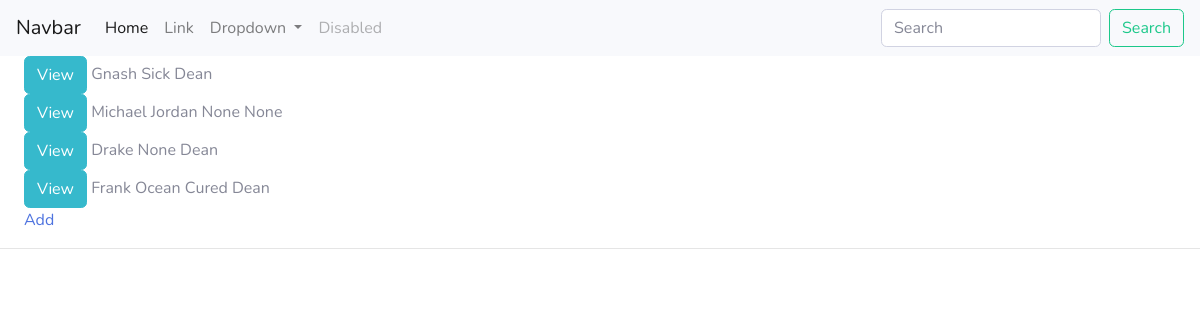
Page /patient/ on the earlier database version.
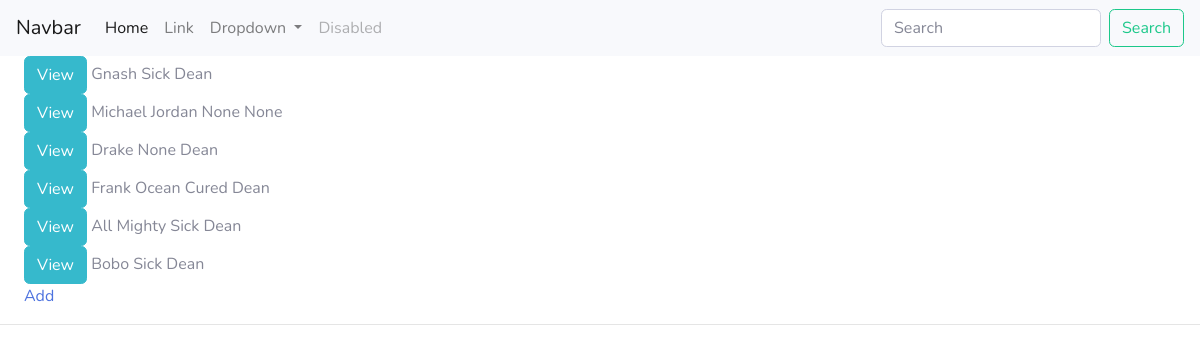
Same page on the later database version.
### lifesaver/models.py (models this page shows, shortened)
class Patient(models.Model):
    STATUS = (
        ('Sick', 'Sick'),
        ('Healing', 'Healing'),
        ('Cured', 'Cured'),
        ('Deceased', 'Deceased'),
    )
    name = models.CharField(max_length=200, null=True, blank=True)
    description = models.TextField(blank=True, null=True)
    status = models.CharField(max_length=200, null=True, blank=True, choices=STATUS)
    department = models.ForeignKey(Department, default="", null=True, blank=True, on_delete=models.CASCADE)
    care = models.ForeignKey(Nurse, default="", blank=True, null=True, on_delete=models.CASCADE)
    date_created = models.DateTimeField(auto_now_add=True, blank=True, null=True)

class Nurse(models.Model):
    name = models.CharField(max_length=200, null=True)
    email = models.CharField(max_length=200, null=True)
    phone = models.CharField(max_length=200, null=True)
    sector = models.ForeignKey(Department, null=True, blank=True, on_delete=models.CASCADE)
    reports_to = models.ForeignKey(Doctor, blank=True, null=True, on_delete=models.CASCADE)
    work_shift = models.OneToOneField(WorkShift, default="", blank=True, null=True, on_delete=models.CASCADE)
    def __str__(self):
         return self.name

### lifesaver/views.py (the view)
# urls.py: path('patient/', views.patient, name='patient'),
def patient(request):
    patients = Patient.objects.all()
    context = {'patients':patients}
    return render(request, 'lifesaver/patient.html', context)

### lifesaver/templates/lifesaver/patient.html
{% extends 'lifesaver/main.html' %}
{% block content %}
{% for patients in patients %}
<div>
	<a class="btn btn-info" href="{% url 'patient_update' patients.pk %}">View</a>
    {{patients.name}}
    {{patients.status}}
    {{patients.care}}
</div>
{% endfor %}
<a href="{% url 'patient_add' %}">Add</a>
{% endblock content %}

Differences in the rows shown:
added Patient: name "All Mighty", status "Sick", care "Dean"
added Patient: name "Bobo", status "Sick", care "Dean"
